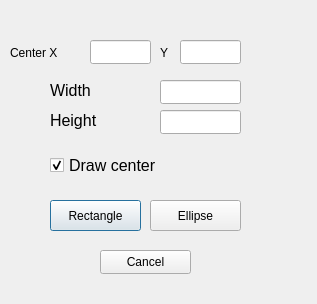
<?xml version="1.0" encoding="UTF-8"?>
<ui version="4.0">
 <class>figures</class>
 <widget class="QDialog" name="figures">
  <property name="geometry">
   <rect>
    <x>0</x>
    <y>0</y>
    <width>317</width>
    <height>304</height>
   </rect>
  </property>
  <property name="windowTitle">
   <string>Drawish create shapes</string>
  </property>
  <property name="windowIcon">
   <iconset resource="Drawish.qrc">
    <normaloff>:/res/draw.png</normaloff>:/res/draw.png</iconset>
  </property>
  <widget class="QLabel" name="label">
   <property name="geometry">
    <rect>
     <x>50</x>
     <y>80</y>
     <width>81</width>
     <height>21</height>
    </rect>
   </property>
   <property name="font">
    <font>
     <pointsize>12</pointsize>
    </font>
   </property>
   <property name="text">
    <string>Width</string>
   </property>
  </widget>
  <widget class="QLabel" name="label_2">
   <property name="geometry">
    <rect>
     <x>50</x>
     <y>110</y>
     <width>101</width>
     <height>21</height>
    </rect>
   </property>
   <property name="font">
    <font>
     <pointsize>12</pointsize>
    </font>
   </property>
   <property name="text">
    <string>Height</string>
   </property>
  </widget>
  <widget class="QLineEdit" name="lineWidth">
   <property name="geometry">
    <rect>
     <x>160</x>
     <y>80</y>
     <width>81</width>
     <height>24</height>
    </rect>
   </property>
  </widget>
  <widget class="QLineEdit" name="lineHeight">
   <property name="geometry">
    <rect>
     <x>160</x>
     <y>110</y>
     <width>81</width>
     <height>24</height>
    </rect>
   </property>
  </widget>
  <widget class="QCheckBox" name="checkDrawCenter">
   <property name="geometry">
    <rect>
     <x>50</x>
     <y>150</y>
     <width>181</width>
     <height>31</height>
    </rect>
   </property>
   <property name="font">
    <font>
     <pointsize>12</pointsize>
    </font>
   </property>
   <property name="text">
    <string>Draw center</string>
   </property>
   <property name="checked">
    <bool>true</bool>
   </property>
  </widget>
  <widget class="QPushButton" name="pushButton">
   <property name="geometry">
    <rect>
     <x>50</x>
     <y>200</y>
     <width>91</width>
     <height>31</height>
    </rect>
   </property>
   <property name="text">
    <string>Rectangle</string>
   </property>
  </widget>
  <widget class="QPushButton" name="pushButton_2">
   <property name="geometry">
    <rect>
     <x>150</x>
     <y>200</y>
     <width>91</width>
     <height>31</height>
    </rect>
   </property>
   <property name="text">
    <string>Ellipse</string>
   </property>
  </widget>
  <widget class="QPushButton" name="pushButton_3">
   <property name="geometry">
    <rect>
     <x>100</x>
     <y>250</y>
     <width>91</width>
     <height>24</height>
    </rect>
   </property>
   <property name="text">
    <string>Cancel</string>
   </property>
  </widget>
  <widget class="QLabel" name="label_3">
   <property name="geometry">
    <rect>
     <x>10</x>
     <y>45</y>
     <width>81</width>
     <height>16</height>
    </rect>
   </property>
   <property name="text">
    <string>Center X</string>
   </property>
  </widget>
  <widget class="QLineEdit" name="linePosx">
   <property name="geometry">
    <rect>
     <x>90</x>
     <y>40</y>
     <width>61</width>
     <height>24</height>
    </rect>
   </property>
  </widget>
  <widget class="QLabel" name="label_4">
   <property name="geometry">
    <rect>
     <x>160</x>
     <y>45</y>
     <width>21</width>
     <height>16</height>
    </rect>
   </property>
   <property name="text">
    <string>Y</string>
   </property>
  </widget>
  <widget class="QLineEdit" name="linePosy">
   <property name="geometry">
    <rect>
     <x>180</x>
     <y>40</y>
     <width>61</width>
     <height>24</height>
    </rect>
   </property>
  </widget>
 </widget>
 <resources>
  <include location="Drawish.qrc"/>
 </resources>
 <connections/>
</ui>
